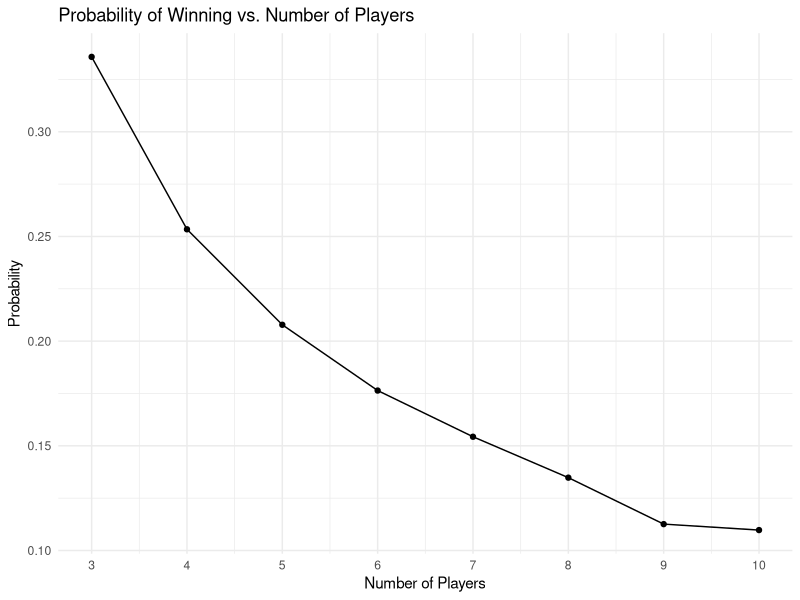

Write R code to recreate this figure.
### FUNCTIONS FOR THE SIMULATION ###

#Generates a classic deck of 52 cards.
generate_complete_deck <- function() {
  ranks <- c("2", "3", "4", "5", "6", "7", "8", "9", "10", "J", "Q", "K", "A")
  suits <- c("s", "h", "d", "c")
  return(paste(rep(ranks, each = length(suits)), rep(suits, times = length(ranks)), sep = ""))
}


find_winning_hand <- function(player_combinations, player_ranks) {
  max_rank_index <- which.max(player_ranks)
  winning_combination <- player_combinations[max_rank_index, ]
  return(list(winner = max_rank_index, rank = player_ranks[max_rank_index], combination = winning_combination))
}

#Function used to generate the complete deck and player's hands (depending on the number of players)
generate_hands_and_deck <- function(num_players) {
  complete_deck <- generate_complete_deck()
  hands <- list()
  for (i in 1:num_players) {
    hands[[paste0("player", i, "_hand")]] <- sample(complete_deck, 4, replace = FALSE)
  }
  
  #Gives the remaining deck after the player's cards have been dealt, ensuring no cards are repeated.
  remaining_deck <- setdiff(complete_deck, unlist(hands))
  communal_deck <- sample(remaining_deck, 5, replace = FALSE)
  return(list(hands = hands, communal_deck = communal_deck))
}

#A function that generates all possible hands, for all 4 players.
#In Omaha, all players must finish the game with a hand that includes 3 of the communal cards, and 2 of their original cards.

generate_combinations <- function(player_hand, communal_deck) {
  player_combinations <- combn(player_hand, 2, simplify = TRUE) #Keeping two original cards from the hand
  communal_combinations <- combn(communal_deck, 3, simplify = TRUE) #Keeping three  cards from the communal deck
  combinations <- matrix(NA, nrow = ncol(player_combinations) * ncol(communal_combinations), ncol = 5) #Creates all possible combinations
  
  count <- 1
  for (i in 1:ncol(player_combinations)) {
    for (j in 1:ncol(communal_combinations)) {
      combinations[count, ] <- c(player_combinations[, i], communal_combinations[, j])
      count <- count + 1
    }
  }
  
  return(combinations)
}

#The function that is in charge of the ranking system of the cards.

rank_mapping <- c("2" = 2, "3" = 3, "4" = 4, "5" = 5, "6" = 6, "7" = 7,"8" = 8, "9" = 9, "10" = 10, "J" = 11, "Q" = 12, "K" = 13, "A" = 14)

evaluate_hand <- function(cards) {
  ranks <- substr(cards, 1, nchar(cards) - 1)
  suits <- substr(cards, nchar(cards), nchar(cards))
  numeric_ranks <- rank_mapping[ranks]
  sorted_ranks <- sort(numeric_ranks, decreasing = TRUE)
  rank_counts <- table(sorted_ranks)
  max_count <- max(rank_counts)
  
  if (all(c("A", "K", "Q", "J", "10") %in% ranks) && length(unique(suits)) == 1) {
    return(10)  # Royal flush
  }
  
  if (length(unique(suits)) == 1 && length(unique(sorted_ranks)) == 5 && max(sorted_ranks) - min(sorted_ranks) == 4) {
    return(9 + max(sorted_ranks) / 100)  # Straight flush, + highest card in decimal form
  }
  
  if (max_count == 4) {
    return(8 + max(table(sorted_ranks) / 100) + max(sorted_ranks) / 10000)  # Four of a kind in decimal form + highest card
  } else if (max_count == 3) {
    if (length(unique(sorted_ranks)) == 2) {
      return(7 + max(sorted_ranks) / 100 + min(sorted_ranks) / 1000)  # Full house in decimal form
    } else {
      three_ranks <- names(rank_counts[rank_counts == 3])
      return(4 + max((rank_mapping[three_ranks]) / 100) + max(sorted_ranks) / 10000)  # Three of a kind in decimal form, with the three of a kind value + highest card
    }
  } else if (max_count == 2) {
    if (length(unique(sorted_ranks)) == 3) {
      pair_ranks <- names(rank_counts[rank_counts == 2]) #Two pairs
      return(3 + max(rank_mapping[pair_ranks]) / 100 + min(rank_mapping[pair_ranks]) / 10000 + max(sorted_ranks)/1000000) #Two pairs + highest value pair + lowest value pair + highest card
    } else {
      return(2 + max(table(sorted_ranks) / 100) + max(sorted_ranks)/10000)  # One pair in decimal form + highest card
    }
  }
  
  if (length(unique(sorted_ranks)) == 5 && max(sorted_ranks) - min(sorted_ranks) == 4) {
    return(5 + max(sorted_ranks) / 100)  # Straight in decimal form, including highest rank
  }
  
  if (length(unique(suits)) == 1) {
    return(6 + max(sorted_ranks) / 100)  # Flush in decimal form, including highest rank
  }
  
  return(1 + max(sorted_ranks) / 100)  # High card + value of the high card in decimal form
}


### RUNNING A SIMULATION ###
num_players <- 4 ##Input the number of players in the game, from 3-10.
hands_and_deck <- generate_hands_and_deck(num_players) # Generates the appropriate amount of hands according to the number of players
hands <- hands_and_deck$hands #Hands is JUST the players hands, excluding the communal deck.
communal_deck <- hands_and_deck$communal_deck #Grabs the communal deck from hands_and_deck
player_combinations <- list() #Generates the combinations
player_ranks <- list() #Generates the list of ranks for all combinations

for (i in 1:num_players) {
  player_combinations[[i]] <- generate_combinations(hands[[paste0("player", i, "_hand")]], communal_deck)
  player_ranks[[i]] <- apply(player_combinations[[i]], 1, evaluate_hand)
}

winner_info <- list()
for (i in 1:num_players) {
  winner_info[[i]] <- find_winning_hand(player_combinations[[i]], player_ranks[[i]])
  cat("Player", i, "'s best hand:", winner_info[[i]]$combination, "with a rank of", winner_info[[i]]$rank, "\n")
}

max_rank <- -Inf
max_rank_player <- 0

# Loop through each player's winning information
for (i in 1:num_players) {
  # Check if the current player has a higher rank than the current maximum
  if (winner_info[[i]]$rank > max_rank) {
    max_rank <- winner_info[[i]]$rank
    max_rank_player <- i
  }
}

# Print the result
cat("Player", max_rank_player, "has the highest rank of", max_rank, "\n")

#### SIMULATING THE PROBABILITY OF WINNING, KNOWING EVERYONE'S HANDS & THE COMMUNAL DECK ###

run_simulations <- function(num_simulations, num_players) {
  wins <- rep(0, num_players)  # Initialize a vector to store the number of wins for each player
  total_simulations <- 0
  
  for (s in 1:num_simulations) {
    # Generate hands and deck
    hands_and_deck <- generate_hands_and_deck(num_players)
    hands <- hands_and_deck$hands
    communal_deck <- hands_and_deck$communal_deck
    
    player_combinations <- list()
    player_ranks <- list()
    
    for (i in 1:num_players) {
      player_combinations[[i]] <- generate_combinations(hands[[paste0("player", i, "_hand")]], communal_deck)
      player_ranks[[i]] <- apply(player_combinations[[i]], 1, evaluate_hand)
    }
    
    winner_info <- list()
    max_rank <- -Inf
    max_rank_players <- integer(0)
    
    # Loop through each player's winning information
    for (i in 1:num_players) {
      winner_info[[i]] <- find_winning_hand(player_combinations[[i]], player_ranks[[i]])
      # cat("Player", i, "'s best hand:", winner_info[[i]]$combination, "with a rank of", winner_info[[i]]$rank, "\n")
      
      # Check if the current player has a higher rank than the current maximum
      if (winner_info[[i]]$rank > max_rank) {
        max_rank <- winner_info[[i]]$rank
        max_rank_players <- i
      } else if (winner_info[[i]]$rank == max_rank) {
        # If two players have the same rank, reset the list
        max_rank_players <- integer(0)
      }
    }
    
    # If only one player has the highest rank, increment the win count for that player
    if (length(max_rank_players) == 1) {
      wins[max_rank_players] <- wins[max_rank_players] + 1
      total_simulations <- total_simulations + 1
    }
  }
  
  # Calculate the percentage of wins for each player
  win_percentages <- wins / total_simulations
  result <- data.frame(Player = 1:num_players, Win_Percentage = win_percentages)
  cat("Simulation Results (excluding ties):\n")
  print(result)
  cat("Total simulations without ties:", total_simulations, "\n")
}

# Set the number of simulations
num_simulations <- 1000

# Set the number of players
num_players <-3

# Run the simulations
run_simulations(num_simulations, num_players)

## PLOTTING THE PROBABILITY DISTRIBUTION ##

# Install and load ggplot2 if not already installed
if (!requireNamespace("ggplot2", quietly = TRUE)) {
  install.packages("ggplot2")
}

library(ggplot2)

# Your 8 probability values
probability_values <- c(0.3357664, 0.2534161, 0.2078086, 0.1763959, 0.1543287, 0.1347882, 0.1126005, 0.10975610)

# Number of players from 3 to 10
num_players <- 3:10

# Create a data frame for plotting
plot_data <- data.frame(Players = num_players, Probability = probability_values)

# Plotting
ggplot(plot_data, aes(x = Players, y = Probability)) +
  geom_line() +
  geom_point() +
  labs(title = "Probability of Winning vs. Number of Players",
       x = "Number of Players",
       y = "Probability") +
  scale_x_continuous(breaks = num_players) +  # Set tick marks for each player count
  theme_minimal()

